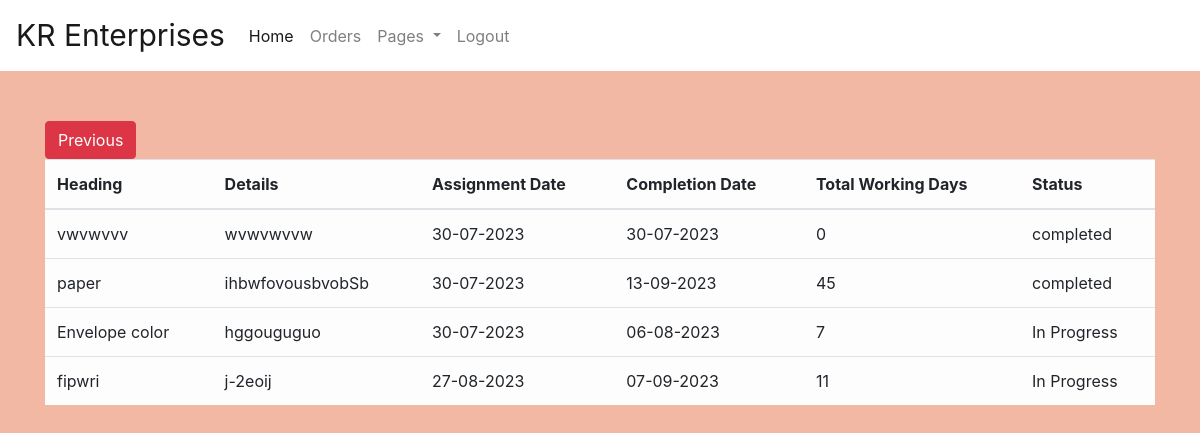
Page /task/index.php (signed in) on the committed database.
### tables this page shows
CREATE TABLE `tasks` (
  `t_id` int(100) NOT NULL,
  `heading` varchar(500) NOT NULL,
  `detail` varchar(500) NOT NULL,
  `assigned_date` datetime NOT NULL,
  `assigned_to` varchar(100) NOT NULL,
  `exp_comp_date` datetime NOT NULL COMMENT 'Expected completion date',
  `completion_status` tinyint(1) NOT NULL DEFAULT 0
);

### task/index.php (the view, shortened to what this page needs)
<?php
if (isset($_SESSION['user_id']) && $_SESSION['user_type'] === 'Admin') {
    ?>
<!doctype html>
<html lang="en">
  <head>
    <link rel="stylesheet" href="https://cdn.jsdelivr.net/npm/bootstrap@4.0.0/dist/css/bootstrap.min.css">
    <?php include "navbar.php"; ?>
  </head>
  <body style="background-color: rgba(242, 177, 153, .9);">
    <div class="container" style="padding-top: 50px;">
      <div class="table-responsive">
        <table class="table table-hover table-light">
          <thead>
            <a class="btn btn-danger" href="javascript:history.back()">Previous</a>
            <tr>
              <th scope="col">Heading</th>
              <th scope="col">Details</th>
              <th scope="col">Assignment Date</th>
              <th scope="col">Completion Date</th>
              <th scope="col">Total Working Days</th>
              <th scope="col">Status</th>
            </tr>
          </thead>
          <tbody>
            <?php
            $session = $_SESSION['user_id'];
              include "../Home/database/conn.php";
              if ($con) {
                $sql = "SELECT * FROM `tasks` where assigned_to = '$session'";
                $result = mysqli_query($con, $sql);
                while ($data = mysqli_fetch_assoc($result)) {
            ?>
                  <tr>
                    <td><?php echo ($data["heading"]); ?></td>
                    <td>
                      <div class="details-column"><?php echo ($data["detail"]); ?></div>
                    </td>
                    <td><?php echo date('d-m-Y', strtotime($data["assigned_date"])); ?></td>
                    <td><?php echo date('d-m-Y', strtotime($data["exp_comp_date"])); ?></td>
                    <td><?php
                            $expCompDate = new DateTime($data["exp_comp_date"]);
                            $assignedDate = new DateTime($data["assigned_date"]);
                            $interval = $expCompDate->diff($assignedDate);
                            $daysDifference = $interval->days;
                            echo $daysDifference;
                        ?>
                    </td>
                    <td>
                        <?php $status=$data["completion_status"];
                            if ($status){
                            echo "completed";
                            }
                            else{
                            echo "In Progress";
                            }
                        ?>
                    </td>
                  </tr>
            <?php
                }
              }
            ?>
          </tbody>
        </table>
      </div>
    </div>
  </body>
</html>
<?php
} else {
    header("Location: ../login/login.php");
    exit();
}
?>

### task/index.php (style rules this page uses)
.details-column { word-wrap: break-word; }

### rows in the picture
tasks: heading "vwvwvvv", detail "wvwvwvvw", assigned_date "30-07-2023", exp_comp_date "30-07-2023", daysDifference "0", completion_status "completed"
tasks: heading "paper", detail "ihbwfovousbvobSb", assigned_date "30-07-2023", exp_comp_date "13-09-2023", daysDifference "45", completion_status "completed"
tasks: heading "Envelope color", detail "hggouguguo", assigned_date "30-07-2023", exp_comp_date "06-08-2023", daysDifference "7", completion_status "In Progress"
tasks: heading "fipwri", detail "j-2eoij", assigned_date "27-08-2023", exp_comp_date "07-09-2023", daysDifference "11", completion_status "In Progress"
